Frame 1 (no input): blank canvas, image omitted
Frame 60 (the mouse pressed at the canvas centre just before this capture): blank canvas, image omitted
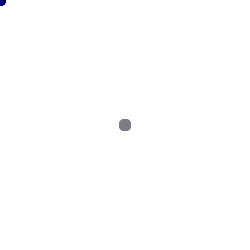
Frame 120 (the mouse held since frame 60 and released just before this capture)

The Processing sketch whose frames 1 and 60 were blank and that drew this single picture after the mouse press (run headless with seeded random() and noise(); from frame 60 on, the mouse is pressed at the canvas centre):

// Processing sketch: processing_19040
// ── processing_19040.pde

void setup(){
  size(250,250);
  background(255);
  fill(0,102);
  smooth();
  noStroke();
}

void draw(){
  fill(mouseX,mouseY,random(30,200),80);//colour will chnage depending on mouse position
ellipse(mouseX,mouseY,12,12);//when mouse moves circles appear
}
